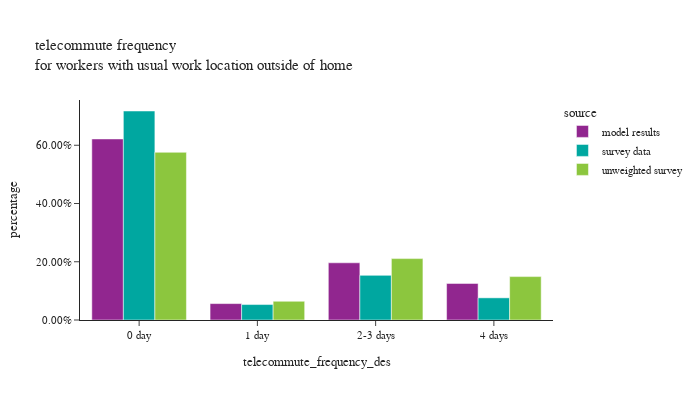

The cell this chart's notebook holds for it:
### Code cell
df_plot = per_data.groupby(['source','telecommute_frequency_des'])[['person_weight']].sum().reset_index()
df_plot['percentage'] = df_plot.groupby(['source'], group_keys=False)['person_weight']. \
    apply(lambda x: x / float(x.sum()))

fig = px.bar(df_plot, x="telecommute_frequency_des", y="percentage", color="source",barmode="group", 
             title="telecommute frequency<br>for workers with usual work location outside of home",)
fig.update_layout(height=400, width=700, font=dict(size=11), yaxis=dict(tickformat=".2%"))
fig.show()

### Figure 1 — Plotly figure (JSON) as saved in the notebook; plotly's stock layout.template omitted (floating-point values rounded to 4 significant figures)
{"data": [{"alignmentgroup": "True", "hovertemplate": "source=model results<br>telecommute_frequency_des=%{x}<br>percentage=%{y}<extra></extra>", "legendgroup": "model results", "marker": {"color": "#91268F", "pattern": {"shape": ""}}, "name": "model results", "offsetgroup": "model results", "orientation": "v", "showlegend": true, "textposition": "auto", "type": "bar", "x": ["0 day", "1 day", "2-3 days", "4 days"], "xaxis": "x", "y": [0.6217, 0.05633, 0.1964, 0.1256], "yaxis": "y"}, {"alignmentgroup": "True", "hovertemplate": "source=survey data<br>telecommute_frequency_des=%{x}<br>percentage=%{y}<extra></extra>", "legendgroup": "survey data", "marker": {"color": "#00A7A0", "pattern": {"shape": ""}}, "name": "survey data", "offsetgroup": "survey data", "orientation": "v", "showlegend": true, "textposition": "auto", "type": "bar", "x": ["0 day", "1 day", "2-3 days", "4 days"], "xaxis": "x", "y": [0.7176, 0.05304, 0.1533, 0.0761], "yaxis": "y"}, {"alignmentgroup": "True", "hovertemplate": "source=unweighted survey<br>telecommute_frequency_des=%{x}<br>percentage=%{y}<extra></extra>", "legendgroup": "unweighted survey", "marker": {"color": "#8CC63E", "pattern": {"shape": ""}}, "name": "unweighted survey", "offsetgroup": "unweighted survey", "orientation": "v", "showlegend": true, "textposition": "auto", "type": "bar", "x": ["0 day", "1 day", "2-3 days", "4 days"], "xaxis": "x", "y": [0.5758, 0.06436, 0.2108, 0.149], "yaxis": "y"}], "layout": {"barmode": "group", "font": {"size": 11}, "height": 400, "legend": {"title": {"text": "source"}, "tracegroupgap": 0}, "title": {"text": "telecommute frequency<br>for workers with usual work location outside of home"}, "width": 700, "xaxis": {"anchor": "y", "domain": [0.0, 1.0], "title": {"text": "telecommute_frequency_des"}}, "yaxis": {"anchor": "x", "domain": [0.0, 1.0], "tickformat": ".2%", "title": {"text": "percentage"}}}}
